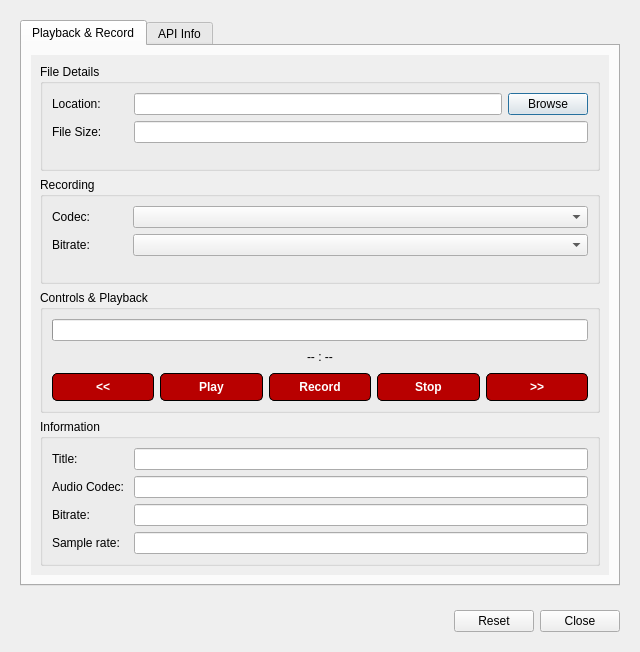
<?xml version="1.0" encoding="UTF-8"?>
<ui version="4.0">
 <class>GkAudioPlayDialog</class>
 <widget class="QDialog" name="GkAudioPlayDialog">
  <property name="geometry">
   <rect>
    <x>0</x>
    <y>0</y>
    <width>640</width>
    <height>652</height>
   </rect>
  </property>
  <property name="sizePolicy">
   <sizepolicy hsizetype="MinimumExpanding" vsizetype="MinimumExpanding">
    <horstretch>0</horstretch>
    <verstretch>0</verstretch>
   </sizepolicy>
  </property>
  <property name="windowTitle">
   <string>Dialog</string>
  </property>
  <layout class="QVBoxLayout" name="verticalLayout">
   <item>
    <widget class="QFrame" name="frame_container_audio">
     <property name="frameShape">
      <enum>QFrame::NoFrame</enum>
     </property>
     <property name="frameShadow">
      <enum>QFrame::Plain</enum>
     </property>
     <layout class="QVBoxLayout" name="verticalLayout_2">
      <item>
       <widget class="QTabWidget" name="tabWidget_audio_main">
        <property name="currentIndex">
         <number>0</number>
        </property>
        <widget class="QWidget" name="tab_playback">
         <attribute name="title">
          <string>Playback &amp;&amp; Record</string>
         </attribute>
         <layout class="QVBoxLayout" name="verticalLayout_3">
          <item>
           <widget class="QScrollArea" name="scrollArea">
            <property name="frameShape">
             <enum>QFrame::NoFrame</enum>
            </property>
            <property name="frameShadow">
             <enum>QFrame::Plain</enum>
            </property>
            <property name="horizontalScrollBarPolicy">
             <enum>Qt::ScrollBarAlwaysOff</enum>
            </property>
            <property name="widgetResizable">
             <bool>true</bool>
            </property>
            <property name="alignment">
             <set>Qt::AlignCenter</set>
            </property>
            <widget class="QWidget" name="scrollAreaWidgetContents">
             <property name="geometry">
              <rect>
               <x>0</x>
               <y>0</y>
               <width>600</width>
               <height>549</height>
              </rect>
             </property>
             <layout class="QVBoxLayout" name="verticalLayout_4">
              <item>
               <widget class="QGroupBox" name="groupBox_playback_file_details">
                <property name="title">
                 <string>File Details</string>
                </property>
                <layout class="QFormLayout" name="formLayout">
                 <item row="0" column="0">
                  <widget class="QLabel" name="label_playback_file_loc">
                   <property name="text">
                    <string>Location:        </string>
                   </property>
                  </widget>
                 </item>
                 <item row="0" column="1">
                  <widget class="QFrame" name="frame_playback_file_location">
                   <property name="frameShape">
                    <enum>QFrame::NoFrame</enum>
                   </property>
                   <property name="frameShadow">
                    <enum>QFrame::Plain</enum>
                   </property>
                   <layout class="QHBoxLayout" name="horizontalLayout_2">
                    <property name="leftMargin">
                     <number>0</number>
                    </property>
                    <property name="topMargin">
                     <number>0</number>
                    </property>
                    <property name="rightMargin">
                     <number>0</number>
                    </property>
                    <property name="bottomMargin">
                     <number>0</number>
                    </property>
                    <item>
                     <widget class="QLineEdit" name="lineEdit_playback_file_location">
                      <property name="readOnly">
                       <bool>true</bool>
                      </property>
                     </widget>
                    </item>
                    <item>
                     <widget class="QPushButton" name="pushButton_playback_browse_file_loc">
                      <property name="text">
                       <string>Browse</string>
                      </property>
                     </widget>
                    </item>
                   </layout>
                  </widget>
                 </item>
                 <item row="1" column="0">
                  <widget class="QLabel" name="label_playback_file_size">
                   <property name="text">
                    <string>File Size:        </string>
                   </property>
                  </widget>
                 </item>
                 <item row="1" column="1">
                  <widget class="QLineEdit" name="lineEdit_playback_file_size">
                   <property name="readOnly">
                    <bool>true</bool>
                   </property>
                  </widget>
                 </item>
                </layout>
               </widget>
              </item>
              <item>
               <widget class="QGroupBox" name="groupBox_playback_recording">
                <property name="title">
                 <string>Recording</string>
                </property>
                <layout class="QFormLayout" name="formLayout_3">
                 <item row="0" column="0">
                  <widget class="QLabel" name="label_playback_rec_codec">
                   <property name="text">
                    <string>Codec:           </string>
                   </property>
                  </widget>
                 </item>
                 <item row="0" column="1">
                  <widget class="QComboBox" name="comboBox_playback_rec_codec">
                   <property name="sizePolicy">
                    <sizepolicy hsizetype="MinimumExpanding" vsizetype="Fixed">
                     <horstretch>0</horstretch>
                     <verstretch>0</verstretch>
                    </sizepolicy>
                   </property>
                  </widget>
                 </item>
                 <item row="1" column="0">
                  <widget class="QLabel" name="label_playback_rec_bitrate">
                   <property name="text">
                    <string>Bitrate:          </string>
                   </property>
                  </widget>
                 </item>
                 <item row="1" column="1">
                  <widget class="QComboBox" name="comboBox_playback_rec_bitrate">
                   <property name="sizePolicy">
                    <sizepolicy hsizetype="MinimumExpanding" vsizetype="Fixed">
                     <horstretch>0</horstretch>
                     <verstretch>0</verstretch>
                    </sizepolicy>
                   </property>
                  </widget>
                 </item>
                </layout>
               </widget>
              </item>
              <item>
               <widget class="QGroupBox" name="groupBox_playback_controls">
                <property name="title">
                 <string>Controls &amp;&amp; Playback</string>
                </property>
                <layout class="QVBoxLayout" name="verticalLayout_7">
                 <item>
                  <widget class="QFrame" name="frame_playback_controls_top">
                   <property name="frameShape">
                    <enum>QFrame::NoFrame</enum>
                   </property>
                   <property name="frameShadow">
                    <enum>QFrame::Plain</enum>
                   </property>
                   <layout class="QVBoxLayout" name="verticalLayout_6">
                    <property name="leftMargin">
                     <number>0</number>
                    </property>
                    <property name="topMargin">
                     <number>0</number>
                    </property>
                    <property name="rightMargin">
                     <number>0</number>
                    </property>
                    <property name="bottomMargin">
                     <number>0</number>
                    </property>
                    <item>
                     <widget class="QProgressBar" name="progressBar_playback">
                      <property name="value">
                       <number>0</number>
                      </property>
                      <property name="textVisible">
                       <bool>false</bool>
                      </property>
                     </widget>
                    </item>
                    <item>
                     <widget class="QFrame" name="frame_playback_timer">
                      <property name="frameShape">
                       <enum>QFrame::NoFrame</enum>
                      </property>
                      <property name="frameShadow">
                       <enum>QFrame::Plain</enum>
                      </property>
                      <layout class="QHBoxLayout" name="horizontalLayout_3">
                       <property name="leftMargin">
                        <number>0</number>
                       </property>
                       <property name="topMargin">
                        <number>0</number>
                       </property>
                       <property name="rightMargin">
                        <number>0</number>
                       </property>
                       <property name="bottomMargin">
                        <number>0</number>
                       </property>
                       <item>
                        <spacer name="horizontalSpacer_6">
                         <property name="orientation">
                          <enum>Qt::Horizontal</enum>
                         </property>
                         <property name="sizeHint" stdset="0">
                          <size>
                           <width>40</width>
                           <height>20</height>
                          </size>
                         </property>
                        </spacer>
                       </item>
                       <item>
                        <widget class="QLabel" name="label_playback_timer">
                         <property name="text">
                          <string>-- : --</string>
                         </property>
                        </widget>
                       </item>
                       <item>
                        <spacer name="horizontalSpacer_7">
                         <property name="orientation">
                          <enum>Qt::Horizontal</enum>
                         </property>
                         <property name="sizeHint" stdset="0">
                          <size>
                           <width>40</width>
                           <height>20</height>
                          </size>
                         </property>
                        </spacer>
                       </item>
                      </layout>
                     </widget>
                    </item>
                   </layout>
                  </widget>
                 </item>
                 <item>
                  <widget class="QFrame" name="frame_playback_controls_bottom">
                   <property name="frameShape">
                    <enum>QFrame::NoFrame</enum>
                   </property>
                   <property name="frameShadow">
                    <enum>QFrame::Plain</enum>
                   </property>
                   <layout class="QHBoxLayout" name="horizontalLayout_4">
                    <property name="leftMargin">
                     <number>0</number>
                    </property>
                    <property name="topMargin">
                     <number>0</number>
                    </property>
                    <property name="rightMargin">
                     <number>0</number>
                    </property>
                    <property name="bottomMargin">
                     <number>0</number>
                    </property>
                    <item>
                     <widget class="QPushButton" name="pushButton_playback_skip_back">
                      <property name="toolTip">
                       <string>Move forward in playback by 10 seconds.</string>
                      </property>
                      <property name="styleSheet">
                       <string notr="true">QPushButton:pressed {
    background-color: qlineargradient(spread:pad, x1:0, y1:0, x2:0, y2:1,   stop:0 rgba(60, 186, 162, 255), stop:1 rgba(98, 211, 162, 255))
}

QPushButton {
     background-color: #B80000; border: 1px solid black;
     border-radius: 5px;
     border-width: 1px;
     padding: 6px;
     font: bold;
     color: white;
}

QPushButton:disabled {
    background-color: rgb(170, 170, 127)
}</string>
                      </property>
                      <property name="text">
                       <string>&lt;&lt;</string>
                      </property>
                     </widget>
                    </item>
                    <item>
                     <widget class="QPushButton" name="pushButton_playback_play">
                      <property name="styleSheet">
                       <string notr="true">QPushButton:pressed {
    background-color: qlineargradient(spread:pad, x1:0, y1:0, x2:0, y2:1,   stop:0 rgba(60, 186, 162, 255), stop:1 rgba(98, 211, 162, 255))
}

QPushButton {
     background-color: #B80000; border: 1px solid black;
     border-radius: 5px;
     border-width: 1px;
     padding: 6px;
     font: bold;
     color: white;
}

QPushButton:disabled {
    background-color: rgb(170, 170, 127)
}</string>
                      </property>
                      <property name="text">
                       <string>Play</string>
                      </property>
                     </widget>
                    </item>
                    <item>
                     <widget class="QPushButton" name="pushButton_playback_record">
                      <property name="styleSheet">
                       <string notr="true">QPushButton:pressed {
    background-color: qlineargradient(spread:pad, x1:0, y1:0, x2:0, y2:1,   stop:0 rgba(60, 186, 162, 255), stop:1 rgba(98, 211, 162, 255))
}

QPushButton {
     background-color: #B80000; border: 1px solid black;
     border-radius: 5px;
     border-width: 1px;
     padding: 6px;
     font: bold;
     color: white;
}

QPushButton:disabled {
    background-color: rgb(170, 170, 127)
}</string>
                      </property>
                      <property name="text">
                       <string>Record</string>
                      </property>
                     </widget>
                    </item>
                    <item>
                     <widget class="QPushButton" name="pushButton_playback_stop">
                      <property name="styleSheet">
                       <string notr="true">QPushButton:pressed {
    background-color: qlineargradient(spread:pad, x1:0, y1:0, x2:0, y2:1,   stop:0 rgba(60, 186, 162, 255), stop:1 rgba(98, 211, 162, 255))
}

QPushButton {
     background-color: #B80000; border: 1px solid black;
     border-radius: 5px;
     border-width: 1px;
     padding: 6px;
     font: bold;
     color: white;
}

QPushButton:disabled {
    background-color: rgb(170, 170, 127)
}</string>
                      </property>
                      <property name="text">
                       <string>Stop</string>
                      </property>
                     </widget>
                    </item>
                    <item>
                     <widget class="QPushButton" name="pushButton_playback_skip_forward">
                      <property name="toolTip">
                       <string>Move backwards in playback by 10 seconds.</string>
                      </property>
                      <property name="styleSheet">
                       <string notr="true">QPushButton:pressed {
    background-color: qlineargradient(spread:pad, x1:0, y1:0, x2:0, y2:1,   stop:0 rgba(60, 186, 162, 255), stop:1 rgba(98, 211, 162, 255))
}

QPushButton {
     background-color: #B80000; border: 1px solid black;
     border-radius: 5px;
     border-width: 1px;
     padding: 6px;
     font: bold;
     color: white;
}

QPushButton:disabled {
    background-color: rgb(170, 170, 127)
}</string>
                      </property>
                      <property name="text">
                       <string>&gt;&gt;</string>
                      </property>
                     </widget>
                    </item>
                   </layout>
                  </widget>
                 </item>
                </layout>
               </widget>
              </item>
              <item>
               <widget class="QGroupBox" name="groupBox_playback_information">
                <property name="title">
                 <string>Information</string>
                </property>
                <layout class="QFormLayout" name="formLayout_2">
                 <item row="0" column="0">
                  <widget class="QLabel" name="label_playback_file_name">
                   <property name="text">
                    <string>Title: </string>
                   </property>
                  </widget>
                 </item>
                 <item row="0" column="1">
                  <widget class="QLineEdit" name="lineEdit_playback_file_name"/>
                 </item>
                 <item row="1" column="0">
                  <widget class="QLabel" name="label_playback_audio_codec">
                   <property name="text">
                    <string>Audio Codec: </string>
                   </property>
                  </widget>
                 </item>
                 <item row="1" column="1">
                  <widget class="QLineEdit" name="lineEdit_playback_audio_codec">
                   <property name="readOnly">
                    <bool>true</bool>
                   </property>
                  </widget>
                 </item>
                 <item row="2" column="0">
                  <widget class="QLabel" name="label_playback_bitrate">
                   <property name="text">
                    <string>Bitrate: </string>
                   </property>
                  </widget>
                 </item>
                 <item row="2" column="1">
                  <widget class="QLineEdit" name="lineEdit_playback_bitrate">
                   <property name="readOnly">
                    <bool>true</bool>
                   </property>
                  </widget>
                 </item>
                 <item row="3" column="0">
                  <widget class="QLabel" name="label_playback_sample_rate">
                   <property name="text">
                    <string>Sample rate: </string>
                   </property>
                  </widget>
                 </item>
                 <item row="3" column="1">
                  <widget class="QLineEdit" name="lineEdit_playback_sample_rate"/>
                 </item>
                </layout>
               </widget>
              </item>
             </layout>
            </widget>
           </widget>
          </item>
         </layout>
        </widget>
        <widget class="QWidget" name="tab_api_info">
         <attribute name="title">
          <string>API Info</string>
         </attribute>
         <layout class="QVBoxLayout" name="verticalLayout_5">
          <item>
           <widget class="QGroupBox" name="groupBox_audio_api_details">
            <property name="title">
             <string>Details</string>
            </property>
            <layout class="QHBoxLayout" name="horizontalLayout_11">
             <property name="leftMargin">
              <number>0</number>
             </property>
             <property name="topMargin">
              <number>0</number>
             </property>
             <property name="rightMargin">
              <number>0</number>
             </property>
             <property name="bottomMargin">
              <number>0</number>
             </property>
             <item>
              <widget class="QFrame" name="frame_api_details">
               <property name="sizePolicy">
                <sizepolicy hsizetype="MinimumExpanding" vsizetype="Preferred">
                 <horstretch>0</horstretch>
                 <verstretch>0</verstretch>
                </sizepolicy>
               </property>
               <property name="frameShape">
                <enum>QFrame::StyledPanel</enum>
               </property>
               <property name="frameShadow">
                <enum>QFrame::Raised</enum>
               </property>
               <layout class="QVBoxLayout" name="verticalLayout_15">
                <item>
                 <spacer name="horizontalSpacer_4">
                  <property name="orientation">
                   <enum>Qt::Horizontal</enum>
                  </property>
                  <property name="sizeHint" stdset="0">
                   <size>
                    <width>40</width>
                    <height>20</height>
                   </size>
                  </property>
                 </spacer>
                </item>
               </layout>
              </widget>
             </item>
             <item>
              <widget class="QFrame" name="frame_api_details_2">
               <property name="frameShape">
                <enum>QFrame::StyledPanel</enum>
               </property>
               <property name="frameShadow">
                <enum>QFrame::Raised</enum>
               </property>
               <layout class="QVBoxLayout" name="verticalLayout_13">
                <property name="leftMargin">
                 <number>0</number>
                </property>
                <property name="topMargin">
                 <number>0</number>
                </property>
                <property name="rightMargin">
                 <number>0</number>
                </property>
                <property name="bottomMargin">
                 <number>0</number>
                </property>
                <item>
                 <widget class="QFrame" name="frame_api_details_inner">
                  <property name="sizePolicy">
                   <sizepolicy hsizetype="Preferred" vsizetype="MinimumExpanding">
                    <horstretch>0</horstretch>
                    <verstretch>0</verstretch>
                   </sizepolicy>
                  </property>
                  <property name="frameShape">
                   <enum>QFrame::StyledPanel</enum>
                  </property>
                  <property name="frameShadow">
                   <enum>QFrame::Raised</enum>
                  </property>
                  <layout class="QVBoxLayout" name="verticalLayout_17">
                   <item>
                    <spacer name="verticalSpacer_2">
                     <property name="orientation">
                      <enum>Qt::Vertical</enum>
                     </property>
                     <property name="sizeHint" stdset="0">
                      <size>
                       <width>20</width>
                       <height>91</height>
                      </size>
                     </property>
                    </spacer>
                   </item>
                  </layout>
                 </widget>
                </item>
                <item>
                 <widget class="QFrame" name="frame_api_details_inner_2">
                  <property name="frameShape">
                   <enum>QFrame::StyledPanel</enum>
                  </property>
                  <property name="frameShadow">
                   <enum>QFrame::Raised</enum>
                  </property>
                  <layout class="QVBoxLayout" name="verticalLayout_16">
                   <item>
                    <widget class="QFrame" name="frame">
                     <property name="frameShape">
                      <enum>QFrame::StyledPanel</enum>
                     </property>
                     <property name="frameShadow">
                      <enum>QFrame::Raised</enum>
                     </property>
                     <layout class="QHBoxLayout" name="horizontalLayout_13">
                      <item>
                       <spacer name="horizontalSpacer_5">
                        <property name="orientation">
                         <enum>Qt::Horizontal</enum>
                        </property>
                        <property name="sizeHint" stdset="0">
                         <size>
                          <width>40</width>
                          <height>20</height>
                         </size>
                        </property>
                       </spacer>
                      </item>
                      <item>
                       <widget class="QLabel" name="label_version_holder">
                        <property name="text">
                         <string>Version:</string>
                        </property>
                       </widget>
                      </item>
                      <item>
                       <widget class="QLabel" name="label_pa_version">
                        <property name="text">
                         <string>&lt;version&gt;</string>
                        </property>
                       </widget>
                      </item>
                      <item>
                       <spacer name="horizontalSpacer_3">
                        <property name="orientation">
                         <enum>Qt::Horizontal</enum>
                        </property>
                        <property name="sizeHint" stdset="0">
                         <size>
                          <width>40</width>
                          <height>20</height>
                         </size>
                        </property>
                       </spacer>
                      </item>
                     </layout>
                    </widget>
                   </item>
                   <item>
                    <widget class="QTextEdit" name="textEdit_pa_version_text">
                     <property name="documentTitle">
                      <string notr="true"/>
                     </property>
                     <property name="undoRedoEnabled">
                      <bool>false</bool>
                     </property>
                     <property name="readOnly">
                      <bool>true</bool>
                     </property>
                     <property name="placeholderText">
                      <string>&lt;PortAudio version information&gt;</string>
                     </property>
                    </widget>
                   </item>
                  </layout>
                 </widget>
                </item>
                <item>
                 <widget class="QFrame" name="frame_api_details_inner_3">
                  <property name="sizePolicy">
                   <sizepolicy hsizetype="Preferred" vsizetype="MinimumExpanding">
                    <horstretch>0</horstretch>
                    <verstretch>0</verstretch>
                   </sizepolicy>
                  </property>
                  <property name="frameShape">
                   <enum>QFrame::StyledPanel</enum>
                  </property>
                  <property name="frameShadow">
                   <enum>QFrame::Raised</enum>
                  </property>
                  <layout class="QVBoxLayout" name="verticalLayout_18">
                   <item>
                    <spacer name="verticalSpacer_4">
                     <property name="orientation">
                      <enum>Qt::Vertical</enum>
                     </property>
                     <property name="sizeHint" stdset="0">
                      <size>
                       <width>20</width>
                       <height>91</height>
                      </size>
                     </property>
                    </spacer>
                   </item>
                  </layout>
                 </widget>
                </item>
               </layout>
              </widget>
             </item>
             <item>
              <widget class="QFrame" name="frame_api_details_3">
               <property name="sizePolicy">
                <sizepolicy hsizetype="MinimumExpanding" vsizetype="Preferred">
                 <horstretch>0</horstretch>
                 <verstretch>0</verstretch>
                </sizepolicy>
               </property>
               <property name="frameShape">
                <enum>QFrame::StyledPanel</enum>
               </property>
               <property name="frameShadow">
                <enum>QFrame::Raised</enum>
               </property>
               <layout class="QVBoxLayout" name="verticalLayout_14">
                <item>
                 <spacer name="horizontalSpacer_2">
                  <property name="orientation">
                   <enum>Qt::Horizontal</enum>
                  </property>
                  <property name="sizeHint" stdset="0">
                   <size>
                    <width>40</width>
                    <height>20</height>
                   </size>
                  </property>
                 </spacer>
                </item>
               </layout>
              </widget>
             </item>
            </layout>
           </widget>
          </item>
         </layout>
        </widget>
       </widget>
      </item>
     </layout>
    </widget>
   </item>
   <item>
    <widget class="QFrame" name="frame_buttons">
     <property name="frameShape">
      <enum>QFrame::NoFrame</enum>
     </property>
     <property name="frameShadow">
      <enum>QFrame::Plain</enum>
     </property>
     <layout class="QHBoxLayout" name="horizontalLayout">
      <item>
       <spacer name="horizontalSpacer">
        <property name="orientation">
         <enum>Qt::Horizontal</enum>
        </property>
        <property name="sizeHint" stdset="0">
         <size>
          <width>40</width>
          <height>20</height>
         </size>
        </property>
       </spacer>
      </item>
      <item>
       <widget class="QPushButton" name="pushButton_reset">
        <property name="text">
         <string>Reset</string>
        </property>
       </widget>
      </item>
      <item>
       <widget class="QPushButton" name="pushButton_close">
        <property name="text">
         <string>Close</string>
        </property>
       </widget>
      </item>
     </layout>
    </widget>
   </item>
  </layout>
 </widget>
 <resources/>
 <connections/>
</ui>
